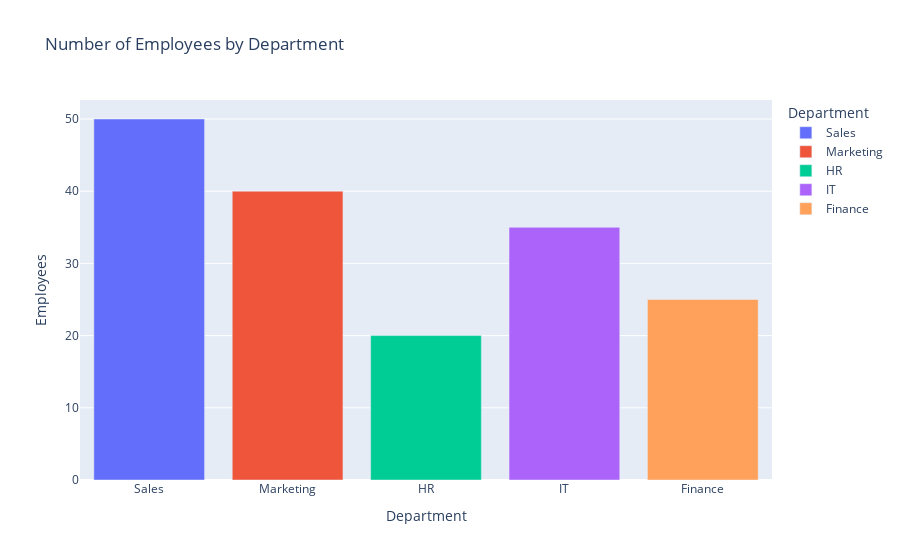

Source (notebook cell):
### Markdown cell above
**Ans.** Here's how you can generate a bar plot using Plotly (specifically with plotly.express, the high-level interface):

### Code cell
import plotly.express as px
import pandas as pd

# Step 1: Create sample data
data = {
    'Department': ['Sales', 'Marketing', 'HR', 'IT', 'Finance'],
    'Employees': [50, 40, 20, 35, 25]
}

df = pd.DataFrame(data)

# Step 2: Create bar plot
fig = px.bar(df, x='Department', y='Employees', title='Number of Employees by Department', color='Department')

# Step 3: Show the plot
fig.show()

### Figure 1 — Plotly figure (JSON) as saved in the notebook; plotly's stock layout.template omitted (floating-point values rounded to 4 significant figures)
{"data": [{"hovertemplate": "Department=%{x}<br>Employees=%{y}<extra></extra>", "legendgroup": "Sales", "marker": {"color": "#636efa", "pattern": {"shape": ""}}, "name": "Sales", "orientation": "v", "showlegend": true, "textposition": "auto", "type": "bar", "x": ["Sales"], "xaxis": "x", "y": [50], "yaxis": "y"}, {"hovertemplate": "Department=%{x}<br>Employees=%{y}<extra></extra>", "legendgroup": "Marketing", "marker": {"color": "#EF553B", "pattern": {"shape": ""}}, "name": "Marketing", "orientation": "v", "showlegend": true, "textposition": "auto", "type": "bar", "x": ["Marketing"], "xaxis": "x", "y": [40], "yaxis": "y"}, {"hovertemplate": "Department=%{x}<br>Employees=%{y}<extra></extra>", "legendgroup": "HR", "marker": {"color": "#00cc96", "pattern": {"shape": ""}}, "name": "HR", "orientation": "v", "showlegend": true, "textposition": "auto", "type": "bar", "x": ["HR"], "xaxis": "x", "y": [20], "yaxis": "y"}, {"hovertemplate": "Department=%{x}<br>Employees=%{y}<extra></extra>", "legendgroup": "IT", "marker": {"color": "#ab63fa", "pattern": {"shape": ""}}, "name": "IT", "orientation": "v", "showlegend": true, "textposition": "auto", "type": "bar", "x": ["IT"], "xaxis": "x", "y": [35], "yaxis": "y"}, {"hovertemplate": "Department=%{x}<br>Employees=%{y}<extra></extra>", "legendgroup": "Finance", "marker": {"color": "#FFA15A", "pattern": {"shape": ""}}, "name": "Finance", "orientation": "v", "showlegend": true, "textposition": "auto", "type": "bar", "x": ["Finance"], "xaxis": "x", "y": [25], "yaxis": "y"}], "layout": {"autosize": true, "barmode": "relative", "legend": {"title": {"text": "Department"}, "tracegroupgap": 0}, "title": {"text": "Number of Employees by Department"}, "xaxis": {"anchor": "y", "autorange": true, "categoryarray": ["Sales", "Marketing", "HR", "IT", "Finance"], "categoryorder": "array", "domain": [0, 1], "range": [-0.5, 4.5], "title": {"text": "Department"}, "type": "category"}, "yaxis": {"anchor": "x", "autorange": true, "domain": [0, 1], "range": [0, 52.63], "title": {"text": "Employees"}, "type": "linear"}}}
